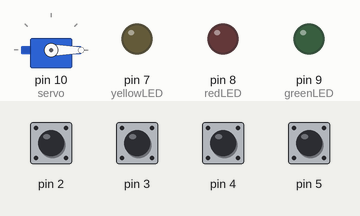
Simulated run of this sketch. Board: Arduino Uno, built with avr-gcc and run on an emulated ATmega328P. Parts: servo, output pins drawn as LEDs (lit = HIGH). Dashed ring = blinking. Inputs (shaded band) come from the test bench; at power-on: pin 2–5 HIGH.

Above: at 1.2 s.
1.3 s: pin 2 pulsed LOW 5 times (0.12 s each, 0.3 s apart)
At 2.44 s:
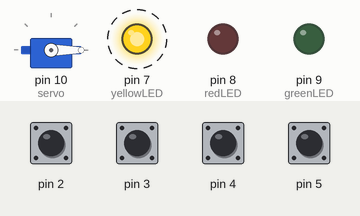
5.0 s: pin 3 pulsed LOW 5 times (0.12 s each, 0.3 s apart)
At 6.4 s:
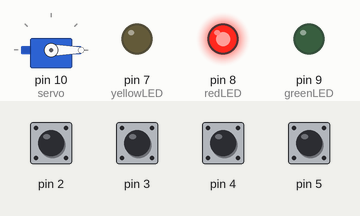
Timing chart, 0 to 9.8 s (numbered marks = the images above; inputs shaded):
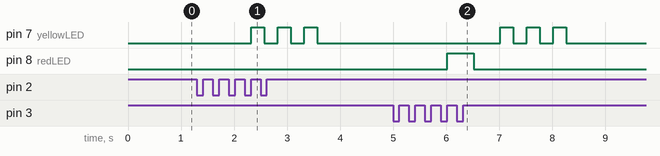

The sketch:

CombinationLock.ino
```cpp
#include <Servo.h>

// COMPONENT VARIABLES
int buttons[4];
bool isButtonPressed[4];
int lockButton = 6;
bool isLockButtonPressed = false;
int yellowLED = 7;
int redLED = 8;
int greenLED = 9;
Servo servo;

// MISCELLANEOUS VARIABLES
bool isSetCombination = true;
int currentDigit = 0;
int combination[4];
int totalCorrect = 0;
int totalAttempts = 0;
bool isUnlocked = false;

void setup() {
  // put your setup code here, to run once:

  // SET UP BUTTONS
  for (int i = 0; i < 4; i++) {
    buttons[i] = i + 2;
    pinMode(buttons[i],INPUT_PULLUP);
    isButtonPressed[i] = false;
  }
  pinMode(lockButton,INPUT_PULLUP);

  // SET UP LED'S
  pinMode(yellowLED,OUTPUT);
  pinMode(redLED,OUTPUT);
  pinMode(greenLED,OUTPUT);
  digitalWrite(yellowLED,LOW);
  digitalWrite(redLED,LOW);
  digitalWrite(greenLED,LOW);

  // SET UP MINI SERVO
  servo.attach(10);
  servo.write(0);
}

void loop() {
  // put your main code here, to run repeatedly:

  // Run this block if the lock has been successfully entered correctly. All variables are reset to original values but comination does not change until the Arduino is reset.
  if (isUnlocked) {
    if (digitalRead(lockButton) == LOW && !isLockButtonPressed) isLockButtonPressed = true;
    else if (digitalRead(lockButton) == HIGH && isLockButtonPressed) {
      isLockButtonPressed = false;
      servo.write(0);
      isUnlocked = false;
      currentDigit = 0;
      totalCorrect = 0;
      totalAttempts = 0;
      digitalWrite(greenLED,LOW);
    }
  }
  // User is prompted to enter a 4-digit security code. Once entered, the yellow LED will blink to indicate the system is armed.
  else {
    if (isSetCombination) {
      if (digitalRead(buttons[0]) == LOW && !isButtonPressed[0]) isButtonPressed[0] = true;
      else if (digitalRead(buttons[0]) == HIGH && isButtonPressed[0]) setCombinationDigit(0);

      if (digitalRead(buttons[1]) == LOW && !isButtonPressed[1]) isButtonPressed[1] = true;
      else if (digitalRead(buttons[1]) == HIGH && isButtonPressed[1]) setCombinationDigit(1);

      if (digitalRead(buttons[2]) == LOW && !isButtonPressed[2]) isButtonPressed[2] = true;
      else if (digitalRead(buttons[2]) == HIGH && isButtonPressed[2]) setCombinationDigit(2);

      if (digitalRead(buttons[3]) == LOW && !isButtonPressed[3]) isButtonPressed[3] = true;
      else if (digitalRead(buttons[3]) == HIGH && isButtonPressed[3]) setCombinationDigit(3);

      if (currentDigit == 4) {
        for (int i = 0; i < 3; i++) {
          digitalWrite(yellowLED,HIGH);
          delay(250);
          digitalWrite(yellowLED,LOW);
          delay(250);
        }
        isSetCombination = false;
        currentDigit = 0;
      }
    }
    else {
      if (currentDigit < 4) {
        if (digitalRead(buttons[0]) == LOW && !isButtonPressed[0]) isButtonPressed[0] = true;
        else if (digitalRead(buttons[0]) == HIGH && isButtonPressed[0]) assessChoice(0);

        if (digitalRead(buttons[1]) == LOW && !isButtonPressed[1]) isButtonPressed[1] = true;
        else if (digitalRead(buttons[1]) == HIGH && isButtonPressed[1]) assessChoice(1);

        if (digitalRead(buttons[2]) == LOW && !isButtonPressed[2]) isButtonPressed[2] = true;
        else if (digitalRead(buttons[2]) == HIGH && isButtonPressed[2]) assessChoice(2);

        if (digitalRead(buttons[3]) == LOW && !isButtonPressed[3]) isButtonPressed[3] = true;
        else if (digitalRead(buttons[3]) == HIGH && isButtonPressed[3]) assessChoice(3);
      }
      // After 4 digits have been entered, an evaluation is made. If all choices were correct, the system will unlock.
      // If incorrect, the red LED will turn on and the system will remain locked.
      // If three attempts were made, the system will remain locked indefinitely until the Arduino is manually reset.
      else {
        if (totalCorrect == 4) {
          digitalWrite(greenLED, HIGH);
          servo.write(90);
          isUnlocked = true;
        }
        else {
          if (totalAttempts < 2) {
            digitalWrite(redLED, HIGH);
            delay(500);
            digitalWrite(redLED, LOW);
            delay(500);

            for (int i = 0; i < 3; i++) {
              digitalWrite(yellowLED, HIGH);
              delay(250);
              digitalWrite(yellowLED, LOW);
              delay(250);
            }

            totalAttempts++;
            totalCorrect = 0;
            currentDigit = 0;
          }
          else digitalWrite(redLED, HIGH);
        }
      }
    }
  }
}

// Run this function when user presses a button. If the button matches the corresponding element of the combination array, the total correct choices is incremented.
void assessChoice(int button) {
  isButtonPressed[button] = false;
  if (combination[currentDigit] == button + 1) totalCorrect++;
  currentDigit++;
}

// A value is taken corresponding to the button choice and is stored in the combination array.
void setCombinationDigit(int button) {
  isButtonPressed[button] = false;
  combination[currentDigit] = button + 1;
  currentDigit++;
}
```

Measured:
- after the input at 1.3 s, pin 7 (yellowLED): alternates HIGH for 0.25 s and LOW for 0.25 s, 6 changes in all, then stays LOW, starting after 1.0 s
- after the input at 5.0 s, pin 7 (yellowLED): alternates HIGH for 0.25 s and LOW for 0.25 s, 6 changes in all, then stays LOW, starting after 2.0 s; pin 8 (redLED): LOW → HIGH after 1.0 s, → LOW 0.50 s later
